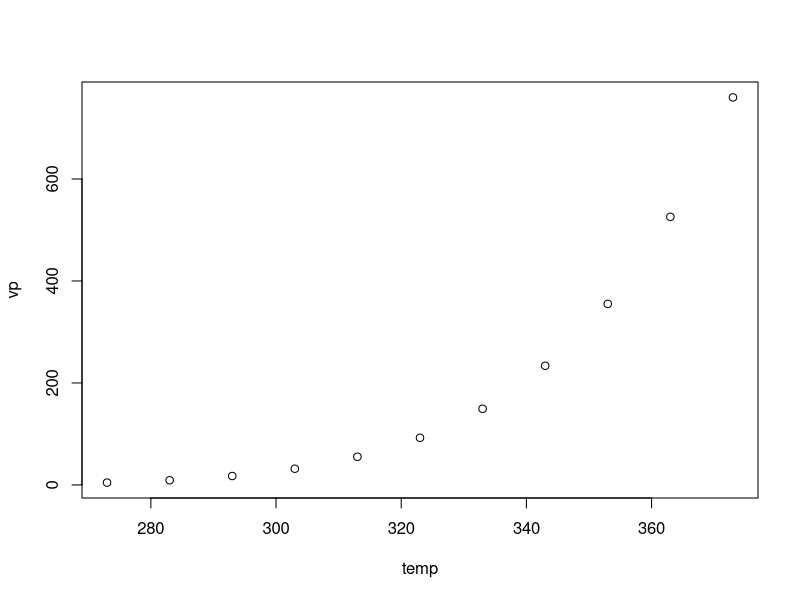
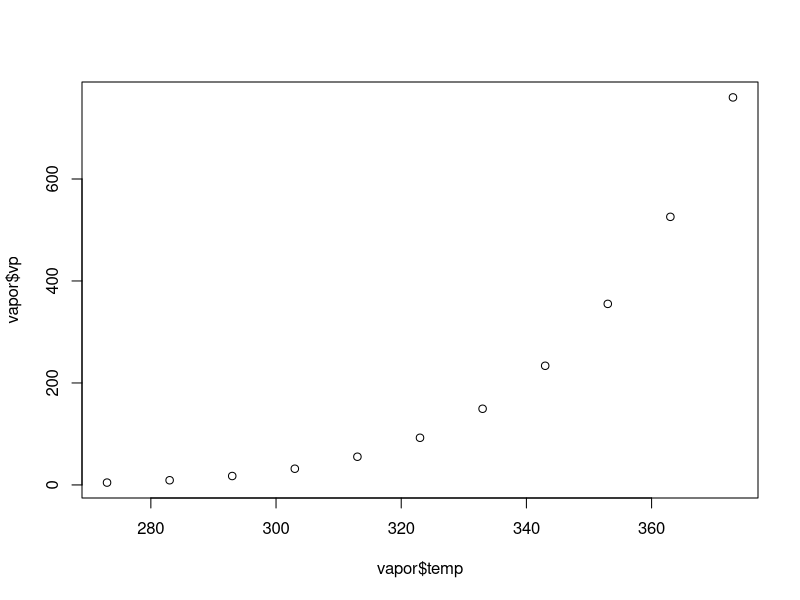

Source code (R) for these figures, in order:
## ---- chunk 1
# x <- scan() # wont accept string
floor(6.3) # same as 6.3%/%1
temp <- c(273, 283, 293, 303, 313, 323, 333, 343, 353, 363, 373)
length(temp)
r_temp <- rev(temp)
summary(r_temp)
vp <- c(4.6, 9.2, 17.5, 31.8, 55.3, 92.5, 149.4, 233.7, 355.1, 525.8, 760.0)
vapor <- data.frame(temp, vp)
vapor$temp
vapor$vp
inv_temp <- 1/vapor$temp
plot(vapor)
plot(vapor$temp, vapor$vp)
